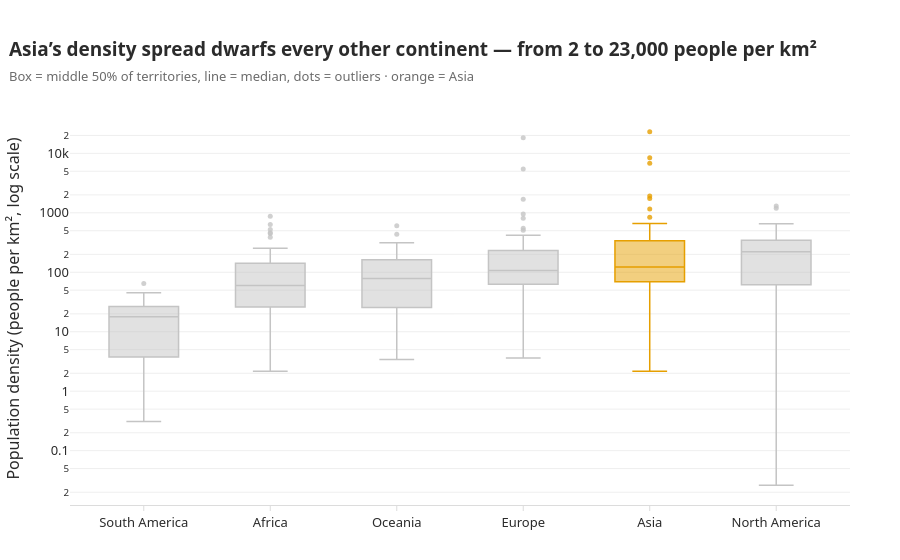

Notebook code for this chart:
### Markdown cell above
**Chart choice & justification:** I created a box plot to compare population density across continents and show the median and spread. I used a log scale because the values vary a lot and highlighted Asia in orange because it has the widest range while labelling unusual values for clarity

### Code cell
order = df.groupby('Continent')['Density'].median().sort_values().index.tolist()
box_colors = {c: (ACCENT if c == 'Asia' else GREY) for c in order}
fig4 = px.box(df, x='Continent', y='Density', color='Continent',
              color_discrete_map=box_colors, category_orders={'Continent': order},
              log_y=True, points='outliers', hover_name='Country',
              labels={'Density': 'Population density (people per km\u00b2, log scale)'})
fig4.update_traces(width=0.55, marker=dict(size=5, opacity=0.8),
                   line=dict(width=1.5))
polish(fig4, 'Asia\u2019s density spread dwarfs every other continent \u2014 from 2 to 23,000 people per km\u00b2',
       'Box = middle 50% of territories, line = median, dots = outliers \u00b7 orange = Asia', height=560, showlegend=False)
fig4.add_annotation(x='Asia', y=23172, text='Macau 23,172', showarrow=True,
                    arrowhead=2, arrowcolor='#8A8A8A', ax=55, ay=-30,
                    font=dict(size=11, color='#555555'))
fig4.update_yaxes(title='Population density (people per km\u00b2, log scale)')
fig4.update_xaxes(title=None)

### Figure 1 — Plotly figure (JSON) as saved in the notebook; plotly's stock layout.template omitted (floating-point values rounded to 4 significant figures)
{"data": [{"alignmentgroup": "True", "boxpoints": "outliers", "hovertemplate": "<b>%{hovertext}</b><br><br>Continent=%{x}<br>Population density (people per km², log scale)=%{y}<extra></extra>", "hovertext": ["Argentina", "Bolivia", "Brazil", "Chile", "Colombia", "Ecuador", "Falkland Islands", "French Guiana", "Guyana", "Paraguay", "Peru", "Suriname", "Uruguay", "Venezuela"], "legendgroup": "South America", "line": {"width": 1.5}, "marker": {"color": "#C4C4C4", "opacity": 0.8, "size": 5}, "name": "South America", "notched": false, "offsetgroup": "South America", "orientation": "v", "showlegend": true, "type": "box", "width": 0.55, "x": ["South America", "South America", "South America", "South America", "South America", "South America", "South America", "South America", "South America", "South America", "South America", "South America", "South America", "South America"], "x0": " ", "xaxis": "x", "y": [16.37, 11.13, 25.28, 25.93, 45.43, 65.02, 0.3105, 3.646, 3.762, 16.67, 26.49, 3.773, 18.91, 30.88], "y0": " ", "yaxis": "y"}, {"alignmentgroup": "True", "boxpoints": "outliers", "hovertemplate": "<b>%{hovertext}</b><br><br>Continent=%{x}<br>Population density (people per km², log scale)=%{y}<extra></extra>", "hovertext": ["Algeria", "Angola", "Benin", "Botswana", "Burkina Faso", "Burundi", "Cameroon", "Cape Verde", "Central African Republic", "Chad", "Comoros", "Djibouti", "DR Congo", "Egypt", "Equatorial Guinea", "Eritrea", "Eswatini", "Ethiopia", "Gabon", "Gambia", "Ghana", "Guinea", "Guinea-Bissau", "Ivory Coast", "Kenya", "Lesotho", "Liberia", "Libya", "Madagascar", "Malawi", "Mali", "Mauritania", "Mauritius", "Mayotte", "Morocco", "Mozambique", "Namibia", "Niger", "Nigeria", "Republic of the Congo", "Reunion", "Rwanda", "Sao Tome and Principe", "Senegal", "Seychelles", "Sierra Leone", "Somalia", "South Africa", "South Sudan", "Sudan", "Tanzania", "Togo", "Tunisia", "Uganda", "Western Sahara", "Zambia", "Zimbabwe"], "legendgroup": "Africa", "line": {"width": 1.5}, "marker": {"color": "#C4C4C4", "opacity": 0.8, "size": 5}, "name": "Africa", "notched": false, "offsetgroup": "Africa", "orientation": "v", "showlegend": true, "type": "box", "width": 0.55, "x": ["Africa", "Africa", "Africa", "Africa", "Africa", "Africa", "Africa", "Africa", "Africa", "Africa", "Africa", "Africa", "Africa", "Africa", "Africa", "Africa", "Africa", "Africa", "Africa", "Africa", "Africa", "Africa", "Africa", "Africa", "Africa", "Africa", "Africa", "Africa", "Africa", "Africa", "Africa", "Africa", "Africa", "Africa", "Africa", "Africa", "Africa", "Africa", "Africa", "Africa", "Africa", "Africa", "Africa", "Africa", "Africa", "Africa", "Africa", "Africa", "Africa", "Africa", "Africa", "Africa", "Africa", "Africa", "Africa", "Africa", "Africa"], "x0": " ", "xaxis": "x", "y": [18.85, 28.55, 118.6, 4.519, 83.06, 463.1, 58.71, 147.1, 8.956, 13.8, 449.4, 48.31, 42.22, 110.7, 59.71, 31.33, 69.2, 111.7, 8.925, 253.2, 140.3, 56.37, 58.29, 87.33, 93.09, 75.96, 47.61, 3.872, 50.44, 172.2, 18.22, 4.595, 637.0, 871.9, 83.88, 41.13, 3.109, 20.69, 236.6, 17.46, 387.9, 523.1, 235.9, 88.03, 237.0, 120.0, 27.6, 49.05, 17.61, 24.85, 69.3, 155.8, 75.52, 195.6, 2.165, 26.6, 41.77], "y0": " ", "yaxis": "y"}, {"alignmentgroup": "True", "boxpoints": "outliers", "hovertemplate": "<b>%{hovertext}</b><br><br>Continent=%{x}<br>Population density (people per km², log scale)=%{y}<extra></extra>", "hovertext": ["American Samoa", "Australia", "Cook Islands", "Fiji", "French Polynesia", "Guam", "Kiribati", "Marshall Islands", "Micronesia", "Nauru", "New Caledonia", "New Zealand", "Niue", "Northern Mariana Islands", "Palau", "Papua New Guinea", "Samoa", "Solomon Islands", "Tokelau", "Tonga", "Tuvalu", "Vanuatu", "Wallis and Futuna"], "legendgroup": "Oceania", "line": {"width": 1.5}, "marker": {"color": "#C4C4C4", "opacity": 0.8, "size": 5}, "name": "Oceania", "notched": false, "offsetgroup": "Oceania", "orientation": "v", "showlegend": true, "type": "box", "width": 0.55, "x": ["Oceania", "Oceania", "Oceania", "Oceania", "Oceania", "Oceania", "Oceania", "Oceania", "Oceania", "Oceania", "Oceania", "Oceania", "Oceania", "Oceania", "Oceania", "Oceania", "Oceania", "Oceania", "Oceania", "Oceania", "Oceania", "Oceania", "Oceania"], "x0": " ", "xaxis": "x", "y": [222.5, 3.403, 72.08, 50.88, 73.5, 312.9, 161.8, 229.7, 162.6, 603.2, 15.61, 19.17, 7.439, 106.8, 39.34, 21.91, 78.25, 25.06, 155.9, 143.0, 435.1, 26.81, 81.49], "y0": " ", "yaxis": "y"}, {"alignmentgroup": "True", "boxpoints": "outliers", "hovertemplate": "<b>%{hovertext}</b><br><br>Continent=%{x}<br>Population density (people per km², log scale)=%{y}<extra></extra>", "hovertext": ["Albania", "Andorra", "Austria", "Belarus", "Belgium", "Bosnia and Herzegovina", "Bulgaria", "Croatia", "Cyprus", "Czech Republic", "Denmark", "Estonia", "Faroe Islands", "Finland", "France", "Germany", "Gibraltar", "Greece", "Guernsey", "Hungary", "Iceland", "Ireland", "Isle of Man", "Italy", "Jersey", "Latvia", "Liechtenstein", "Lithuania", "Luxembourg", "Malta", "Moldova", "Monaco", "Montenegro", "Netherlands", "North Macedonia", "Norway", "Poland", "Portugal", "Romania", "Russia", "San Marino", "Serbia", "Slovakia", "Slovenia", "Spain", "Sweden", "Switzerland", "Ukraine", "United Kingdom", "Vatican City"], "legendgroup": "Europe", "line": {"width": 1.5}, "marker": {"color": "#C4C4C4", "opacity": 0.8, "size": 5}, "name": "Europe", "notched": false, "offsetgroup": "Europe", "orientation": "v", "showlegend": true, "type": "box", "width": 0.55, "x": ["Europe", "Europe", "Europe", "Europe", "Europe", "Europe", "Europe", "Europe", "Europe", "Europe", "Europe", "Europe", "Europe", "Europe", "Europe", "Europe", "Europe", "Europe", "Europe", "Europe", "Europe", "Europe", "Europe", "Europe", "Europe", "Europe", "Europe", "Europe", "Europe", "Europe", "Europe", "Europe", "Europe", "Europe", "Europe", "Europe", "Europe", "Europe", "Europe", "Europe", "Europe", "Europe", "Europe", "Europe", "Europe", "Europe", "Europe", "Europe", "Europe", "Europe"], "x0": " ", "xaxis": "x", "y": [98.87, 170.6, 106.6, 45.93, 381.8, 63.14, 61.17, 71.22, 135.3, 133.1, 136.5, 29.32, 38.11, 16.37, 117.1, 233.5, 5442.0, 78.68, 811.6, 107.1, 3.62, 71.48, 147.8, 195.9, 955.0, 28.67, 245.8, 42.11, 250.4, 1688.0, 96.7, 18230.0, 45.4, 419.7, 81.42, 16.78, 127.5, 111.5, 82.47, 8.464, 551.8, 81.73, 115.1, 104.6, 93.99, 23.43, 211.7, 65.79, 277.9, 510.0], "y0": " ", "yaxis": "y"}, {"alignmentgroup": "True", "boxpoints": "outliers", "hovertemplate": "<b>%{hovertext}</b><br><br>Continent=%{x}<br>Population density (people per km², log scale)=%{y}<extra></extra>", "hovertext": ["Afghanistan", "Armenia", "Azerbaijan", "Bahrain", "Bangladesh", "Bhutan", "Brunei", "Cambodia", "China", "Georgia", "Hong Kong", "India", "Indonesia", "Iran", "Iraq", "Israel", "Japan", "Jordan", "Kazakhstan", "Kuwait", "Kyrgyzstan", "Laos", "Lebanon", "Macau", "Malaysia", "Maldives", "Mongolia", "Myanmar", "Nepal", "North Korea", "Oman", "Pakistan", "Palestine", "Philippines", "Qatar", "Saudi Arabia", "Singapore", "South Korea", "Sri Lanka", "Syria", "Taiwan", "Tajikistan", "Thailand", "Timor-Leste", "Turkey", "Turkmenistan", "United Arab Emirates", "Uzbekistan", "Vietnam", "Yemen"], "legendgroup": "Asia", "line": {"width": 1.5}, "marker": {"color": "#E69F00", "opacity": 0.8, "size": 5}, "name": "Asia", "notched": false, "offsetgroup": "Asia", "orientation": "v", "showlegend": true, "type": "box", "width": 0.55, "x": ["Asia", "Asia", "Asia", "Asia", "Asia", "Asia", "Asia", "Asia", "Asia", "Asia", "Asia", "Asia", "Asia", "Asia", "Asia", "Asia", "Asia", "Asia", "Asia", "Asia", "Asia", "Asia", "Asia", "Asia", "Asia", "Asia", "Asia", "Asia", "Asia", "Asia", "Asia", "Asia", "Asia", "Asia", "Asia", "Asia", "Asia", "Asia", "Asia", "Asia", "Asia", "Asia", "Asia", "Asia", "Asia", "Asia", "Asia", "Asia", "Asia", "Asia"], "x0": " ", "xaxis": "x", "y": [63.06, 93.48, 119.6, 1924.0, 1160.0, 20.38, 77.88, 92.62, 146.9, 53.72, 6783.0, 431.1, 144.7, 53.73, 101.5, 435.2, 328.0, 126.3, 7.119, 239.6, 33.16, 31.8, 525.2, 23170.0, 102.6, 1746.0, 2.173, 80.08, 207.6, 216.3, 14.79, 267.4, 844.1, 337.5, 232.6, 16.94, 8416.0, 517.1, 332.8, 119.5, 660.2, 69.55, 139.7, 90.18, 108.9, 13.18, 112.9, 77.4, 296.4, 63.82], "y0": " ", "yaxis": "y"}, {"alignmentgroup": "True", "boxpoints": "outliers", "hovertemplate": "<b>%{hovertext}</b><br><br>Continent=%{x}<br>Population density (people per km², log scale)=%{y}<extra></extra>", "hovertext": ["Anguilla", "Antigua and Barbuda", "Aruba", "Bahamas", "Barbados", "Belize", "Bermuda", "British Virgin Islands", "Canada", "Cayman Islands", "Costa Rica", "Cuba", "Curacao", "Dominica", "Dominican Republic", "El Salvador", "Greenland", "Grenada", "Guadeloupe", "Guatemala", "Haiti", "Honduras", "Jamaica", "Martinique", "Mexico", "Montserrat", "Nicaragua", "Panama", "Puerto Rico", "Saint Barthelemy", "Saint Kitts and Nevis", "Saint Lucia", "Saint Martin", "Saint Pierre and Miquelon", "Saint Vincent and the Grenadines", "Sint Maarten", "Trinidad and Tobago", "Turks and Caicos Islands", "United States", "United States Virgin Islands"], "legendgroup": "North America", "line": {"width": 1.5}, "marker": {"color": "#C4C4C4", "opacity": 0.8, "size": 5}, "name": "North America", "notched": false, "offsetgroup": "North America", "orientation": "v", "showlegend": true, "type": "box", "width": 0.55, "x": ["North America", "North America", "North America", "North America", "North America", "North America", "North America", "North America", "North America", "North America", "North America", "North America", "North America", "North America", "North America", "North America", "North America", "North America", "North America", "North America", "North America", "North America", "North America", "North America", "North America", "North America", "North America", "North America", "North America", "North America", "North America", "North America", "North America", "North America", "North America", "North America", "North America", "North America", "North America", "North America"], "x0": " ", "xaxis": "x", "y": [174.3, 212.1, 591.4, 29.4, 655.0, 17.65, 1189.0, 207.3, 3.851, 260.2, 101.4, 102.0, 430.5, 96.85, 230.7, 301.1, 0.0261, 364.6, 243.1, 163.9, 417.5, 92.74, 257.2, 325.8, 64.91, 43.04, 53.3, 58.46, 366.7, 522.2, 182.6, 292.0, 599.8, 24.22, 267.2, 1299.0, 298.4, 48.21, 36.09, 286.6], "y0": " ", "yaxis": "y"}], "layout": {"annotations": [{"arrowcolor": "#8A8A8A", "arrowhead": 2, "ax": 55, "ay": -30, "font": {"color": "#555555", "size": 11}, "showarrow": true, "text": "Macau 23,172", "x": "Asia", "y": 23172}], "boxmode": "overlay", "font": {"color": "#2B2B2B", "family": "Segoe UI, Arial", "size": 13}, "height": 560, "hoverlabel": {"bgcolor": "white", "font": {"size": 12}}, "legend": {"title": {"text": "Continent"}, "tracegroupgap": 0}, "margin": {"b": 55, "l": 70, "r": 50, "t": 112}, "paper_bgcolor": "white", "plot_bgcolor": "white", "showlegend": false, "title": {"font": {"color": "#2B2B2B", "size": 19}, "text": "<b>Asia’s density spread dwarfs every other continent — from 2 to 23,000 people per km²</b><br><span style=\"font-size:13px;color:#6B6B6B\">Box = middle 50% of territories, line = median, dots = outliers · orange = Asia</span>", "x": 0.01, "xanchor": "left"}, "xaxis": {"anchor": "y", "categoryarray": ["South America", "Africa", "Oceania", "Europe", "Asia", "North America"], "categoryorder": "array", "domain": [0, 1], "linecolor": "#DCDCDC", "showgrid": false, "showline": true, "tickcolor": "#DCDCDC", "ticks": "outside", "title": {}, "zeroline": false}, "yaxis": {"anchor": "x", "domain": [0, 1], "gridcolor": "#EFEFEF", "showgrid": true, "showline": false, "title": {"text": "Population density (people per km², log scale)"}, "type": "log", "zeroline": false}}}
